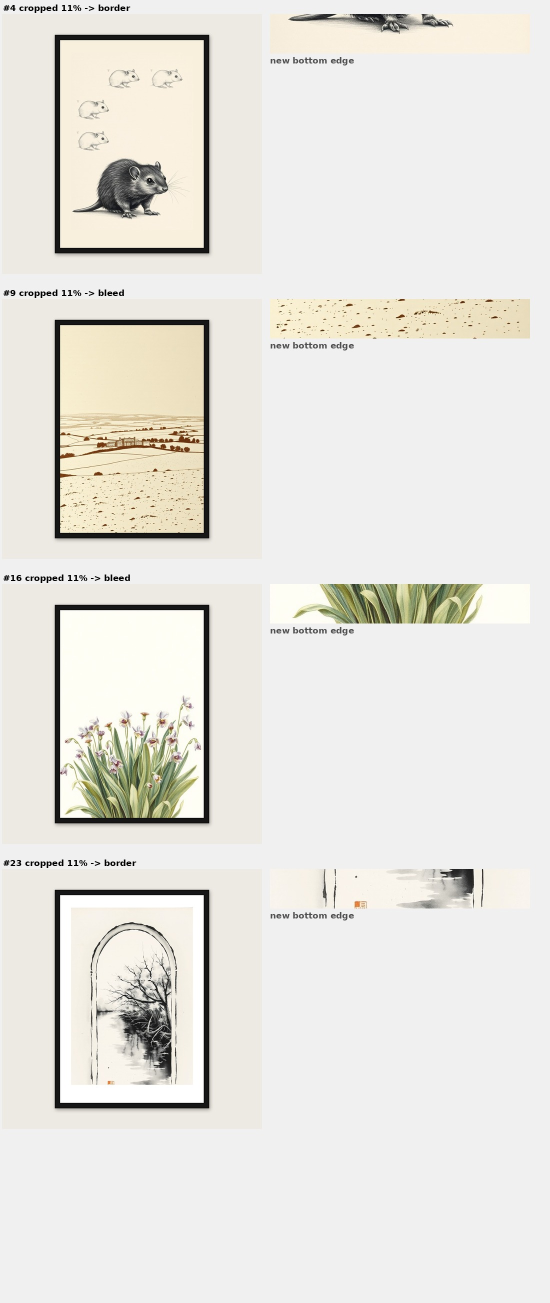
#> input picture wallart-data/ebay/CROP_FIX.jpg, 1100 x 2606 px (shown at 1/2 size)
$ python frame_options.py ebay/CROP_FIX.jpg ebay/MAPPING_CHECK.jpg
#> lines starting #> are read from the running program, lines starting #| are printed output that depends on the picture
### wallart-data/frames.py
#!/usr/bin/env python3
"""Listing mockups: three frame colours x four frame styles.

The geometry is NOT a design choice. The seller's team runs a crop tool that
finds the dark moulding and cuts everything outside it, so the canvas size and
the moulding's OUTER edge are an interface other software depends on. From
wallart/size_contract.py on the wall-art branch:

    canvas     2000 x 2000 on wall #EDE9E3
    moulding   outer edge (406, 160) to (1593, 1840)   -> 1188 x 1680

Every style below keeps that outer edge identical and varies only what happens
INSIDE it, so the cropper is unaffected whichever is chosen.

    A  thin moulding, art to the edge      - modern, most art per listing
    B  thin moulding + white mount         - CHOSEN by the seller, 11 Oct 2026
    C  wide moulding, art to the edge      - bolder, more substantial
    D  wide moulding + white mount         - most traditional

Black stays the main listing image: the cropper keys on the dark band and a
white moulding is not dark enough for it to find.
"""
import os, sys
from PIL import Image, ImageDraw, ImageFilter

CANVAS = 2000
WALL   = (0xED, 0xE9, 0xE3)
RATIO  = 2 ** 0.5
PH     = int(CANVAS * 0.84)        # 1680
PW     = int(PH / RATIO)           # 1188
X      = (CANVAS - PW) // 2        # 406
Y      = (CANVAS - PH) // 2        # 160

COLOURS = {
    "black": ((22, 22, 22),    (8, 8, 8),       None),
    "white": ((250, 250, 248), (214, 211, 205), None),
    "oak":   ((193, 154, 107), (150, 115, 76),  "wood"),
}
# style -> (moulding width as a fraction of PW, mount width as a fraction)
STYLES = {
    "A": (0.035, 0.00),
    "B": (0.035, 0.075),
    "C": (0.075, 0.00),
    "D": (0.075, 0.065),
}
MOUNT = (252, 251, 248)


def _grain(im, box):
    import random
    d = ImageDraw.Draw(im); rng = random.Random(7)
    x0, y0, x1, y1 = box
    for _ in range(1100):
        x = rng.randint(x0, x1); h = rng.randint(30, 260)
        y = rng.randint(y0, max(y0, y1 - h)); v = rng.randint(-16, 12)
        d.line([x, y, x, y + h], fill=(193 + v, 154 + v, 107 + v), width=1)


# The seller first picked B, then clarified that their frames have NO physical
# mount - they are plain black mouldings. The white border people see is paper
# around the printed image, so it belongs in the artwork (art_border.py) and
# the mockup frames the whole sheet edge to edge. That is style A.
DEFAULT_STYLE = "A"


def mockup(art, colour="black", style=DEFAULT_STYLE):
    moulding, lip, grain = COLOURS[colour]
    fw = max(8, int(PW * STYLES[style][0]))
    mw = int(PW * STYLES[style][1])
    canvas = Image.new("RGB", (CANVAS, CANVAS), WALL)

    sh = Image.new("L", (CANVAS, CANVAS), 0)
    ImageDraw.Draw(sh).rectangle([X + 6, Y + 10, X + PW + 6, Y + PH + 12], fill=110)
    canvas.paste(Image.new("RGB", (CANVAS, CANVAS), (60, 55, 50)), (0, 0),
                 sh.filter(ImageFilter.GaussianBlur(14)))

    d = ImageDraw.Draw(canvas)
    d.rectangle([X, Y, X + PW, Y + PH], fill=moulding)      # outer edge: FIXED
    if grain == "wood":
        _grain(canvas, (X, Y, X + PW, Y + PH))
    if lip:
        d.rectangle([X, Y, X + PW, Y + PH], outline=lip, width=3)
        d.rectangle([X + fw - 3, Y + fw - 3, X + PW - fw + 3, Y + PH - fw + 3],
                    outline=lip, width=3)
    if mw:
        d.rectangle([X + fw, Y + fw, X + PW - fw, Y + PH - fw], fill=MOUNT)
        d.rectangle([X + fw + mw - 2, Y + fw + mw - 2,
                     X + PW - fw - mw + 2, Y + PH - fw - mw + 2],
                    outline=(228, 225, 219), width=2)

    inset = fw + mw
    iw, ih = PW - 2 * inset, PH - 2 * inset
    a = art.convert("RGB")
    s = max(iw / a.width, ih / a.height)
    a = a.resize((max(iw, int(a.width * s + .5)), max(ih, int(a.height * s + .5))), Image.LANCZOS)
    a = a.crop(((a.width - iw) // 2, (a.height - ih) // 2,
                (a.width - iw) // 2 + iw, (a.height - ih) // 2 + ih))
    canvas.paste(a, (X + inset, Y + inset))
    return canvas


# [5 lines left out: function frame_box, not called in this run]


# [8 lines that do not run on import are left out]

### wallart-data/frame_options.py
#!/usr/bin/env python3
"""One sheet: four frame styles x three colours, same artwork throughout."""
import os, sys
sys.path.insert(0, os.path.dirname(os.path.abspath(__file__)))
from PIL import Image, ImageDraw, ImageFont
from frames import mockup, STYLES, COLOURS

art = Image.open(sys.argv[1]); out = sys.argv[2]
#> further down, art is the input picture: PIL image 1100x2606 RGB; mean R, G, B 230.8, 229, 223.5
cell, pad, hdr = 560, 10, 76
cols = list(COLOURS); rows = list(STYLES)
W = len(cols) * cell + 170
H = len(rows) * cell + hdr
sheet = Image.new("RGB", (W, H), (255, 255, 255))
#> sheet: PIL image 1850x2316 RGB; every value is 255
d = ImageDraw.Draw(sheet)
def font(sz, bold=True):
    p = "/usr/share/fonts/truetype/dejavu/DejaVuSans%s.ttf" % ("-Bold" if bold else "")
    try: return ImageFont.truetype(p, sz)
    except Exception: return ImageFont.load_default()
F, f2 = font(34), font(21, False)

LABEL = {"A": ("A", "thin frame\nno mount"), "B": ("B", "thin frame\nwhite mount"),
         "C": ("C", "wide frame\nno mount"), "D": ("D", "wide frame\nwhite mount")}
for j, c in enumerate(cols):
    d.text((170 + j * cell + 20, 24), c.upper() + (" — main image" if c == "black" else ""),
           fill=(15, 15, 15), font=F)
for i, st in enumerate(rows):
    y = hdr + i * cell
    tag, desc = LABEL[st]
    d.text((34, y + cell // 2 - 54), tag, fill=(15, 15, 15), font=font(68))
    d.text((34, y + cell // 2 + 18), desc, fill=(90, 90, 90), font=f2)
    for j, c in enumerate(cols):
        im = mockup(art, c, st).resize((cell - pad * 2, cell - pad * 2), Image.LANCZOS)
        sheet.paste(im, (170 + j * cell + pad, y + pad))
#> this loop made 4 passes
#> y on passes 2 to 4: 636, 1196, 1756
#> pass 1, in mockup, `canvas = Image.new("RGB", (CANVAS, CANVAS), WALL)`:
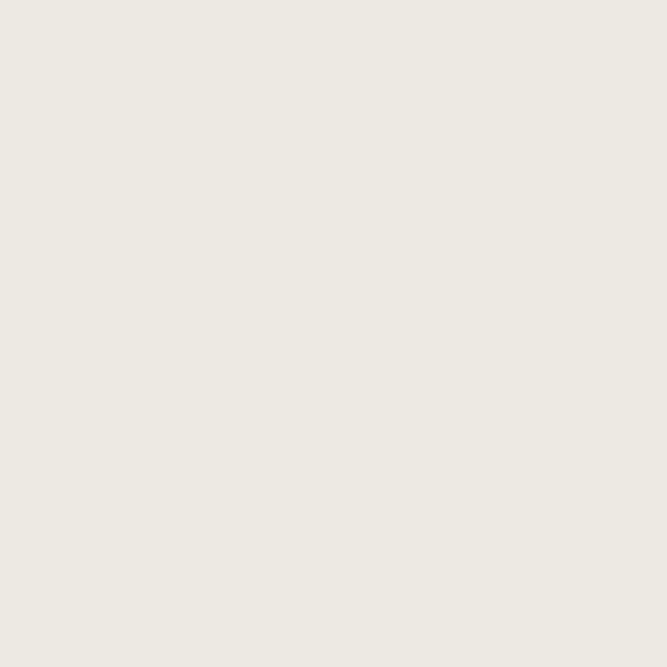
#> canvas: PIL image 2000x2000 RGB (shown at 1/3 size); mean R, G, B 237, 233, 227
#> pass 1, in mockup, `a = a.crop(((a.width - iw) // 2, (a.height - ih) // 2, (a.width - iw) ..`:
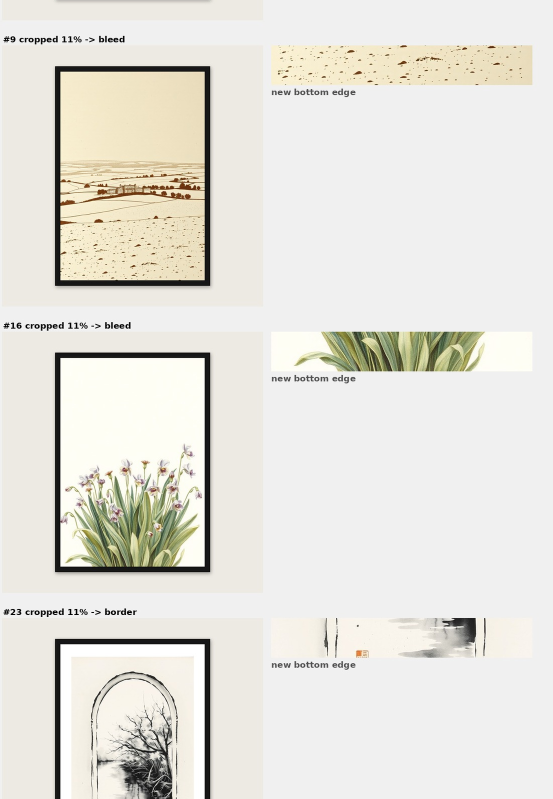
#> a: PIL image 1105x1598 RGB (shown at 1/2 size); mean R, G, B 229.3, 227.4, 220.5
#> after the loop:
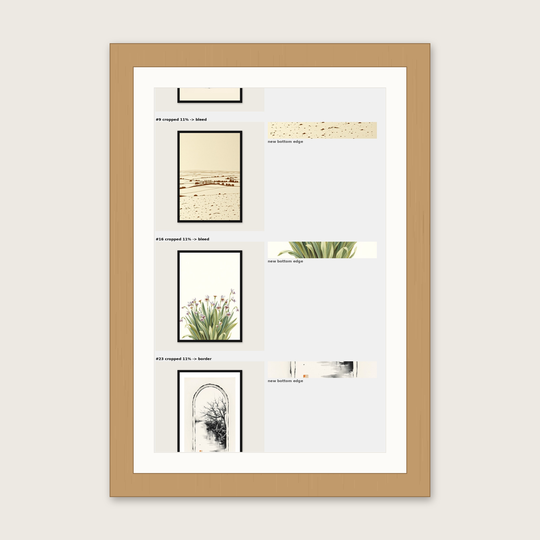
#> im: PIL image 540x540 RGB; mean R, G, B 229.7, 222.4, 211.6
#> after the loop:
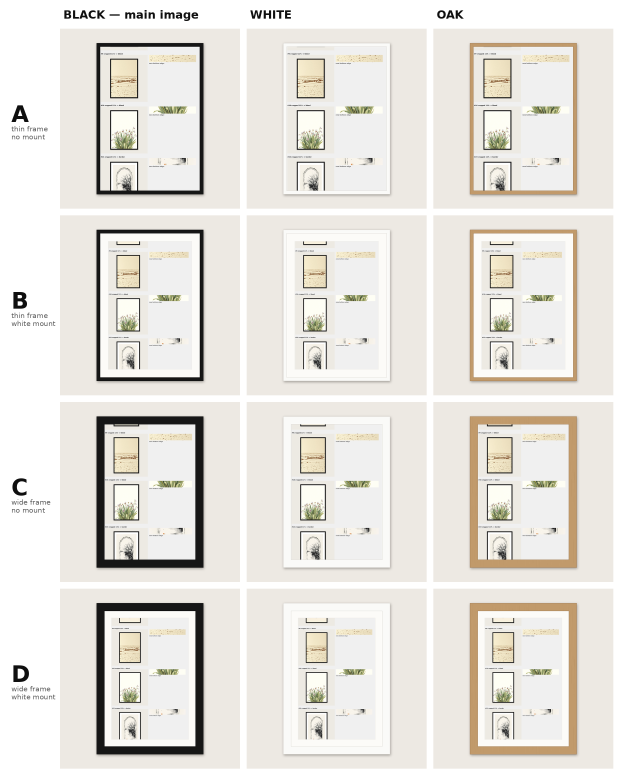
#> sheet: PIL image 1850x2316 RGB (shown at 1/3 size); mean R, G, B 231, 227.8, 222.1
sheet.save(out, "JPEG", quality=90)
print(out, sheet.size)
#| ebay/MAPPING_CHECK.jpg (1850, 2316)

$ run again, on wallart-data/ebay/SAMPLE_LISTING_SHEET.jpg
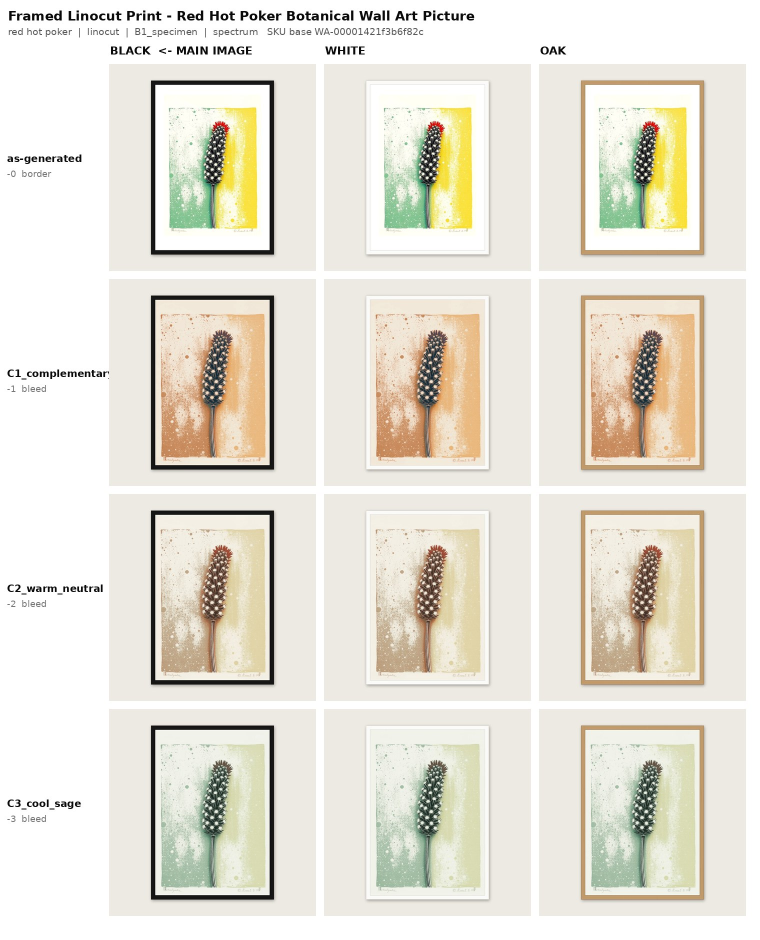
#> input picture wallart-data/ebay/SAMPLE_LISTING_SHEET.jpg, 1520 x 1880 px (shown at 1/2 size)
#> art is the input picture: PIL image 1520x1880 RGB; mean R, G, B 230.8, 226.8, 215.2
#> the loop `for i, st in enumerate(rows):` made 4 passes
#> y on passes 2 to 4: 636, 1196, 1756
#> pass 1, in mockup, `a = a.crop(((a.width - iw) // 2, (a.height - ih) // 2, (a.width - iw) ..`:
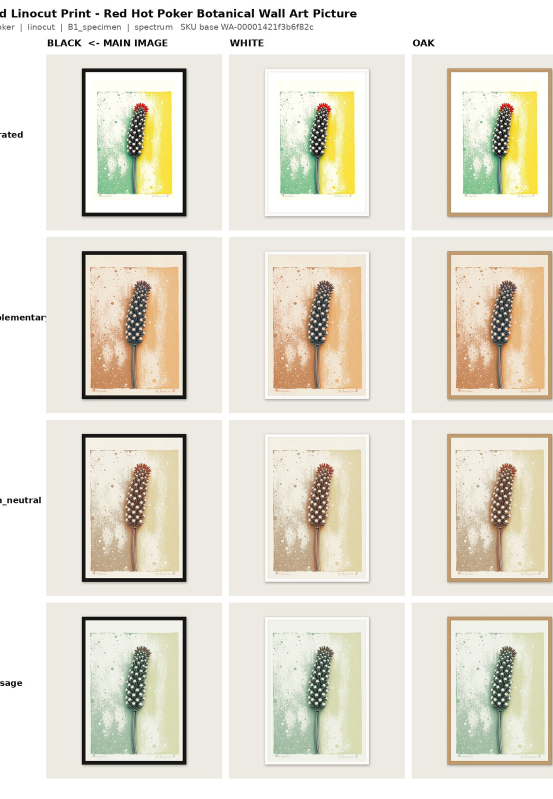
#> a: PIL image 1105x1598 RGB (shown at 1/2 size); mean R, G, B 228.1, 223.6, 210.5
#> after the loop `for i, st in enumerate(rows):`:
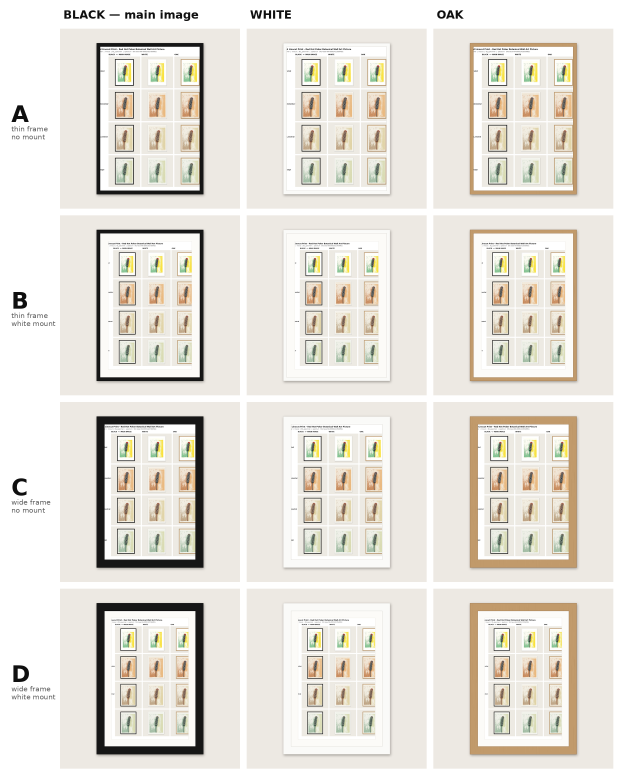
#> sheet: PIL image 1850x2316 RGB (shown at 1/3 size); mean R, G, B 230.5, 226.6, 219
#| ebay/SAMPLE_LISTING_SHEET.jpg (1850, 2316)

$ run again, on wallart-data/ebay/STRIP_MARKS_VS_CROP.jpg
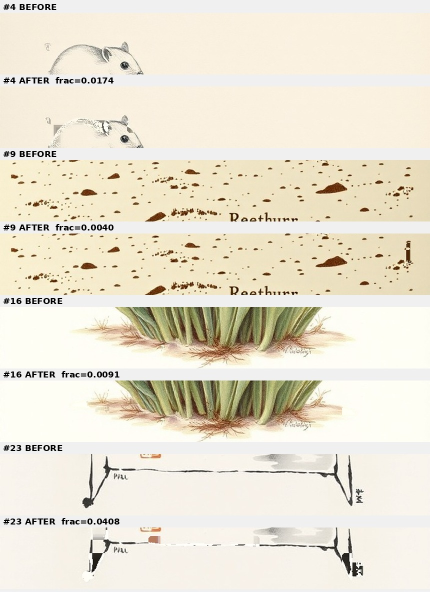
#> input picture wallart-data/ebay/STRIP_MARKS_VS_CROP.jpg, 860 x 1184 px (shown at 1/2 size)
#> art is the input picture: PIL image 860x1184 RGB; mean R, G, B 234.3, 227.8, 211.4
#> the loop `for i, st in enumerate(rows):` made 4 passes
#> y on passes 2 to 4: 636, 1196, 1756
#> pass 1, in mockup, `a = a.crop(((a.width - iw) // 2, (a.height - ih) // 2, (a.width - iw) ..`:
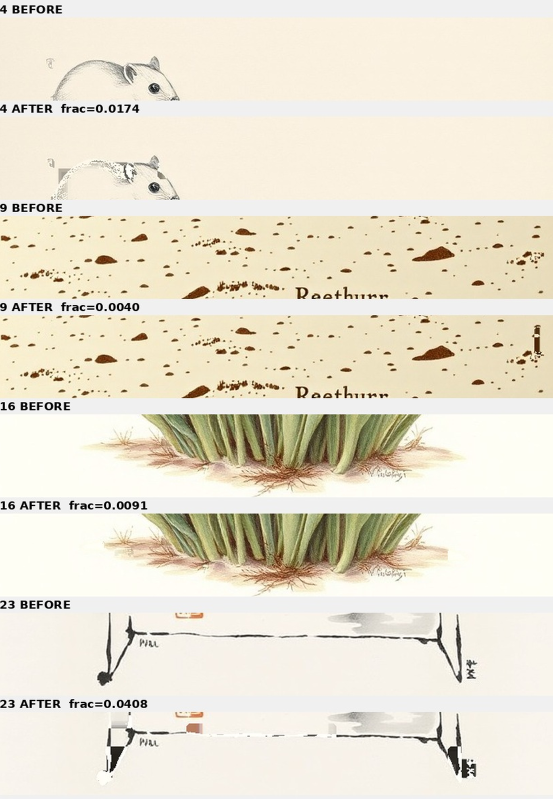
#> a: PIL image 1105x1598 RGB (shown at 1/2 size); mean R, G, B 233.9, 227.3, 210.8
#> after the loop `for i, st in enumerate(rows):`:
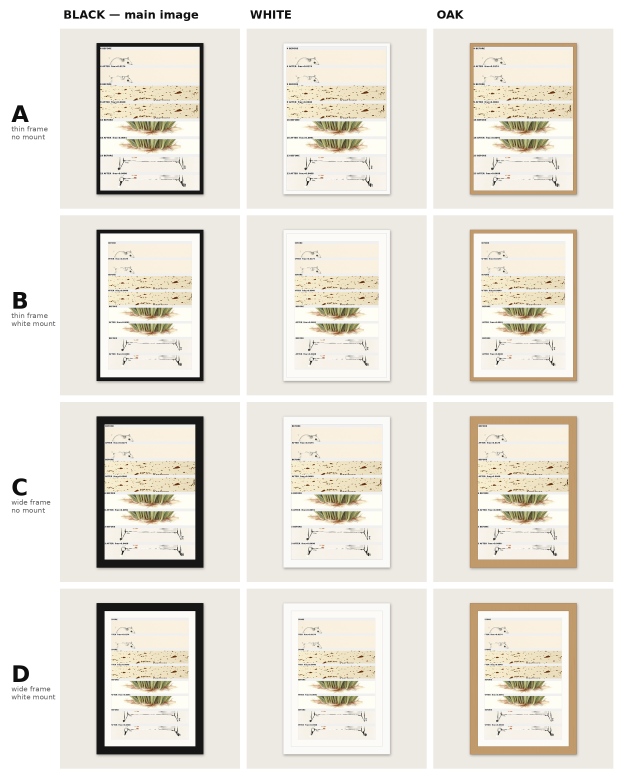
#> sheet: PIL image 1850x2316 RGB (shown at 1/3 size); mean R, G, B 232.3, 227.7, 219.1
#| ebay/STRIP_MARKS_VS_CROP.jpg (1850, 2316)
